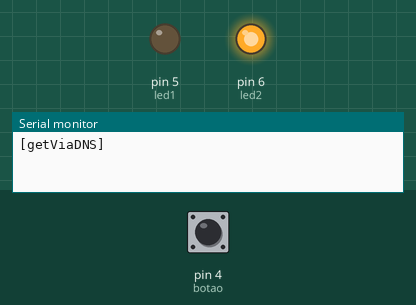
The sketch below on a simulated Arduino Uno, built with avr-gcc and run on an emulated ATmega328P. Shown: output pins drawn as LEDs (lit = HIGH), the last lines printed to the serial monitor. Dashed ring = blinking. Inputs (shaded band) come from the test bench; at power-on: pin 4 (botao) LOW.

Above: at 1.2 s.
1.3 s: pin 4 (botao) pulled HIGH for 0.15 s
At 2.4 s:
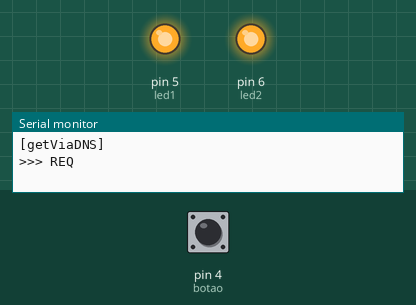
4.4 s: pin 4 (botao) pulled HIGH for 1 s
At 6.4 s:
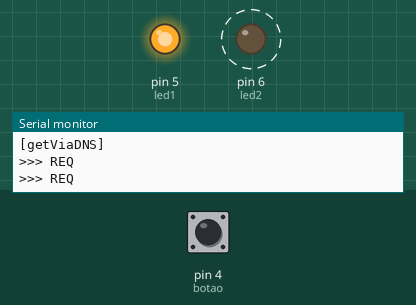
7.9 s: pin 4 (botao) pulled HIGH for 3.2 s
At 10.7 s:
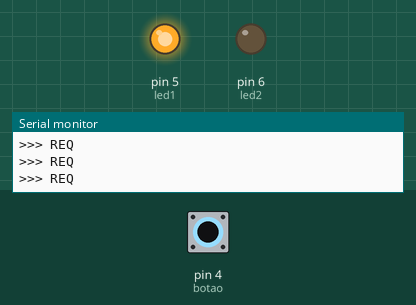
Timing chart, 0 to 12.6 s (numbered marks = the images above; inputs shaded):
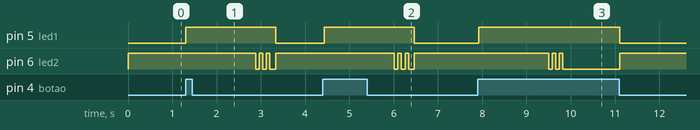

Measured:
- after the input at 1.3 s, pin 5 (led1): LOW → HIGH at once, → LOW 2.0 s later; pin 6 (led2): alternates HIGH for 0.08 s and LOW for 0.08 s, 6 changes in all, then stays HIGH, starting after 1.6 s
- after the input at 4.4 s, pin 5 (led1): LOW → HIGH at once, → LOW 2.0 s later; pin 6 (led2): alternates HIGH for 0.08 s and LOW for 0.08 s, 6 changes in all, then stays HIGH, starting after 1.6 s
- after the input at 7.9 s, pin 5 (led1): LOW → HIGH at once, → LOW 3.2 s later; pin 6 (led2): goes LOW 0.08 s, HIGH 0.08 s, LOW 0.08 s, HIGH 0.08 s, LOW 1.3 s, then HIGH, starting after 1.6 s

The sketch:

CodigoMemoRize.ino
```cpp
//A função do código é mandar uma requisição GET via DNS, com um gateway fixo.
// Junho/2020 opussoluttio@gmail.com Opus Soluttio -  MemoRize

#include <EtherCard.h>
#define REQUEST_RATE 5000 // taxa de req 5000ms ou 5s

// endereço mac do ethernet
static byte mymac[] = { 0x45,0x68,0x69,0x4D,0x40,0x21 };
// endereco ip do ethernet
static byte myip[] = { 192,168,0,130 };
// ip netmask do ethernet
static byte mask[] = { 255,255,255,0 };
// porta de entrada do endereco ip
static byte gwip[] = { 192,168,0,1 };
// porta de entrada do dns
static byte dns[] = { 8,8,8,8 };
// nome do website remoto
const char website[] PROGMEM = "memorize.southcentralus.cloudapp.azure.com";

// variável para ler o estado do botão
int estadobotao = 0;
// o número do pino do botão
const int botao = 4;
// o número do pino do led 1
const int led1 = 5;
// o número do pino do led 2
const int led2 = 6;

// variáveis usadas no loop
int loopReq = 1;
int loopBotaoUnpressed = 1;
int repetidor = 0;

byte Ethernet::buffer[300];
static long timer;


// chamado quando a requisição é completada, mostra o retorno da requisição
static void my_result_cb (byte status, word desligado, word tamanho) {
  Serial.print("<<< reply ");
  Serial.print(millis() - timer);
  Serial.println("ms");
  Serial.println((const char*) Ethernet::buffer + desligado);
}

// chamado depois de clicar no botão, serve para o led2 piscar
static void blink(int qnt){
  repetidor = 1;
  while(repetidor <= qnt){
    digitalWrite(led2, HIGH);
    delay(80);
    digitalWrite(led2, LOW);
    delay(80);
    repetidor = repetidor + 1;
  }
}

void setup () {
  // inicializa o pino do botão como entrada:
  pinMode(botao, INPUT);
  // inicializa o pino do led 1 como saída:
  pinMode(led1, OUTPUT);
  // inicializa o pino do led 2 como saída:
  pinMode(led2, OUTPUT);

  Serial.begin(57600);
  Serial.println("\n[getViaDNS]");

  // condicional para identificar se o módulo ethernet está conectado
  if (ether.begin(sizeof Ethernet::buffer, mymac, 8) == 0)
    Serial.println( "Falha ao acessar Ethernet controller");

  ether.staticSetup(myip, gwip, dns, mask);

 // condicional para identificar se o módulo ethernet acessa ao servidor
  if (!ether.dnsLookup(website))
    Serial.println("DNS falhou");
  ether.printIp("Server: ", ether.hisip);

  timer = - REQUEST_RATE; // começa a diminuir o tempo
}


void loop () {
  ether.packetLoop(ether.packetReceive());
    // condicional para quando apertar o botão e o tempo de request
    if (digitalRead(botao) == HIGH && millis() > timer + REQUEST_RATE) {
      // condicional para saber se já foi enviada a requisição
      if(loopReq <= 1){
        Serial.println("\n>>> REQ");
        ether.browseUrl(PSTR("/api/sessao/arduino/"), "2", website, my_result_cb);
        digitalWrite(led1, HIGH);
        loopReq = loopReq + 1;
        delay(1500);

        blink(3);
      }
     }
     else{
      if(loopBotaoUnpressed >= 1){
        digitalWrite(led1, LOW);
        digitalWrite(led2, HIGH);
        loopReq = 1;
        loopBotaoUnpressed = loopBotaoUnpressed + 1;
      }else{
        digitalWrite(led1, LOW);
        loopReq = 1;
        loopBotaoUnpressed = 1;
      }
    }
    delay(50);

}
```
